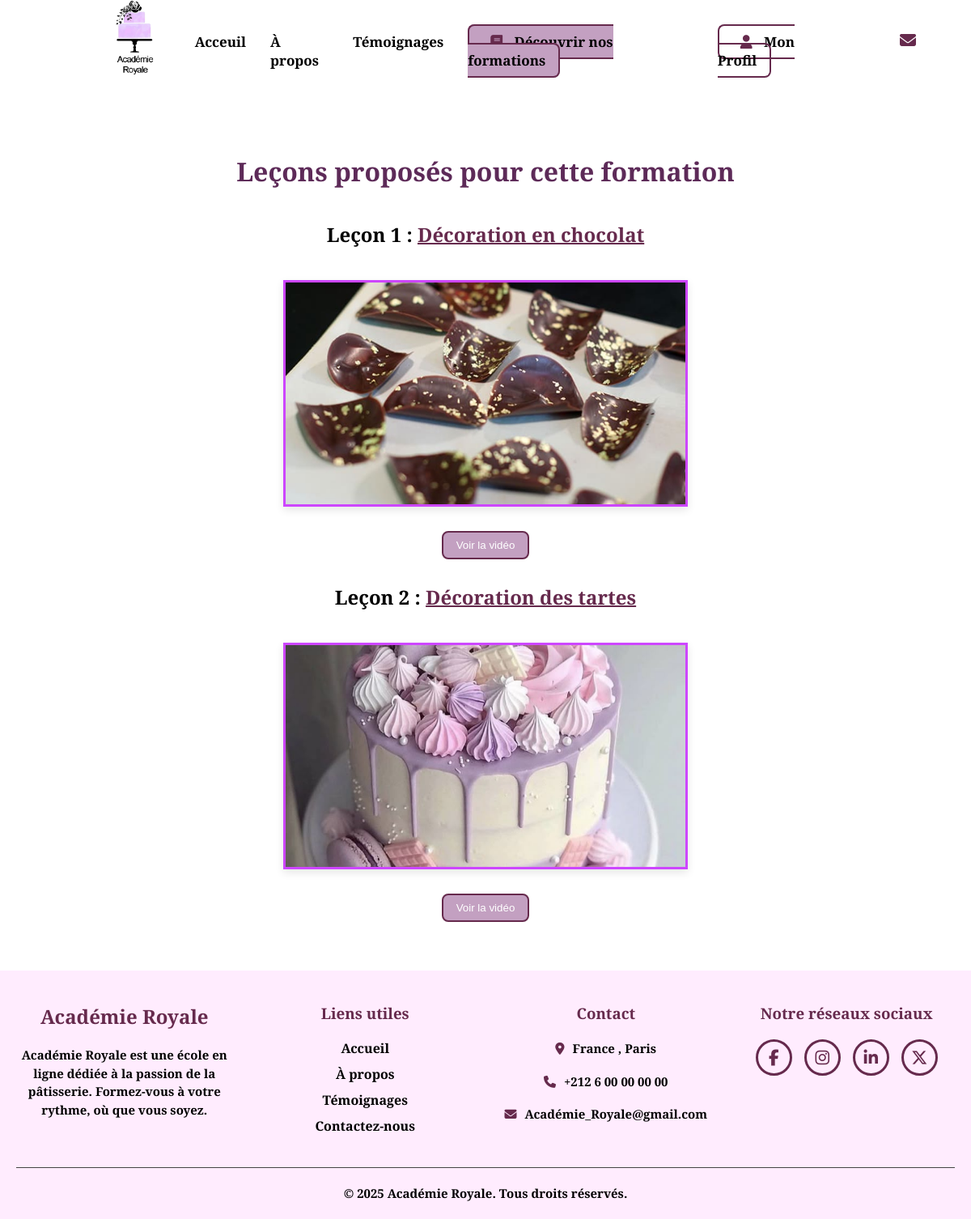
/lecons.php?formation_id=6, run on the app's committed database.
### lecons.php (the view, shortened to what this page needs)
<?php
include 'config/db.php';
$formation_id = $_GET['formation_id'] ?? null;
$stmt = $pdo->prepare("SELECT * FROM `leçon` WHERE formation_id = ? ORDER BY ordre ASC");
$stmt->execute([$formation_id]);
$lecons = $stmt->fetchAll();
?>
<!DOCTYPE html>
<html lang="fr">
<head>
  <link rel="stylesheet" href="assets/css/style9.css" />
</head>
<body>
<?php include("includes/header.php"); ?>
<div class="main-content">
  <h1>Leçons proposés pour cette formation</h1>
  <?php foreach ($lecons as $index => $lecon):
  ?>
    <section class="lecon">
      <h2>Leçon <?= htmlspecialchars($lecon['ordre']) ?> : <strong><?= htmlspecialchars($lecon['titre']) ?></strong></h2>
      <div class="media">
        <div class="image-container">
          <img src="assets/images/<?= htmlspecialchars($lecon['image_url']) ?>" alt="<?= htmlspecialchars($lecon['titre']) ?>" />
          <button class="video-btn" id="btn-<?= $index ?>" onclick="showVideo(<?= $index ?>)">Voir la vidéo</button>
        </div>
      </div>
    </section>
  <?php endforeach; ?>
</div>
<?php include("includes/footer.php"); ?>
</body>
</html>

### assets/css/style9.css (style rules this page uses)
.lecon { margin-top: 30px; font-family: 'Roboto Serif', serif; text-align: center; }
strong { color: #662A4D; text-decoration: underline solid #662A4D 2px; }
.main-content { max-width: 1200px; margin: 130px auto 40px; padding: 20px; box-sizing: border-box; }
.media { display: flex; flex-wrap: wrap; gap: 20px; align-items: flex-start; justify-content: center; }
.image-container { display: flex; flex-direction: column; align-items: center; gap: 10px; margin-top: 20px; }
.image-container img { width: 500px; height: 280px; object-fit: cover; border-radius: 0; box-shadow: 0 4px 10px rgba(0,0,0,0.1); display: block; border: #CD46FF solid 3px; margin-top: 20px; }
.video-btn { background-color: #C3A0C1; color: white; padding: 8px 16px; border: #662A4D solid 2px; border-radius: 8px; transition: background-color 0.3s; cursor: pointer; display: inline-block; margin-top: 20px; }

### assets/css/style.css (style rules this page uses)
* { padding: 0; margin: 0; box-sizing: border-box; }
html { scroll-behavior: smooth; }
body { font-family: 'Roboto Serif', serif; color: black; }
h1 { color: #5d2a58; margin: 40px 0; text-align: center; }

### assets/css/style4.css (style rules this page uses)
* { padding: 0; margin: 0; box-sizing: border-box; }

### data on the page
leçon: ordre "1", titre "Décoration en chocolat", image_url (picture)
leçon: ordre "2", titre "Décoration des tartes", image_url (picture)
